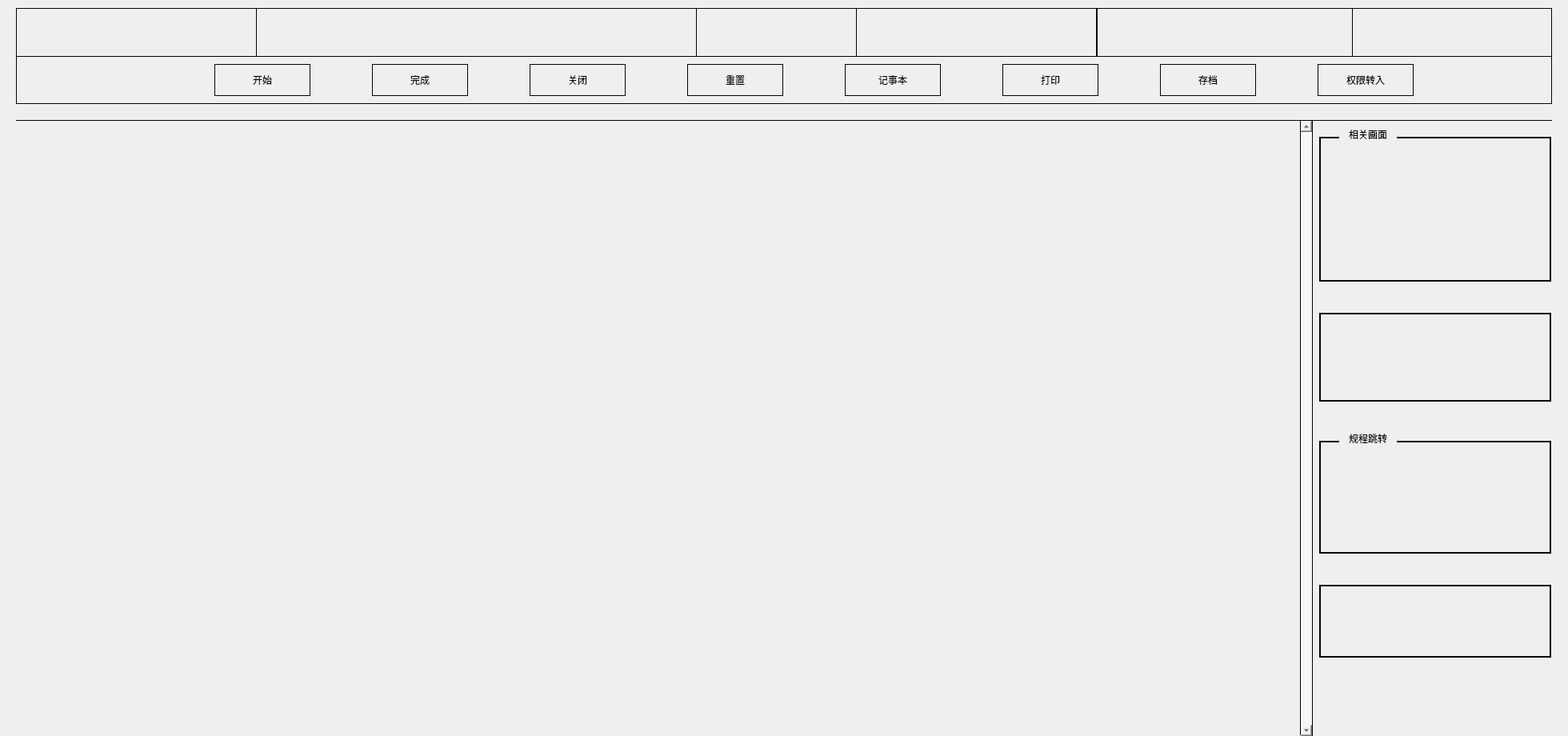
<?xml version="1.0" encoding="UTF-8"?>
<ui version="4.0">
 <class>NicContentWidget</class>
 <widget class="QWidget" name="NicContentWidget">
  <property name="geometry">
   <rect>
    <x>0</x>
    <y>0</y>
    <width>1960</width>
    <height>920</height>
   </rect>
  </property>
  <property name="minimumSize">
   <size>
    <width>1960</width>
    <height>920</height>
   </size>
  </property>
  <property name="maximumSize">
   <size>
    <width>1960</width>
    <height>920</height>
   </size>
  </property>
  <property name="windowTitle">
   <string>Form</string>
  </property>
  <layout class="QGridLayout" name="gridLayout">
   <property name="leftMargin">
    <number>10</number>
   </property>
   <property name="topMargin">
    <number>10</number>
   </property>
   <property name="rightMargin">
    <number>10</number>
   </property>
   <property name="bottomMargin">
    <number>0</number>
   </property>
   <property name="horizontalSpacing">
    <number>0</number>
   </property>
   <property name="verticalSpacing">
    <number>20</number>
   </property>
   <item row="1" column="0">
    <widget class="QFrame" name="frame_2">
     <property name="minimumSize">
      <size>
       <width>1920</width>
       <height>770</height>
      </size>
     </property>
     <property name="maximumSize">
      <size>
       <width>1920</width>
       <height>770</height>
      </size>
     </property>
     <property name="styleSheet">
      <string notr="true">border-top:1px solid rgb(0,0,0);</string>
     </property>
     <property name="frameShape">
      <enum>QFrame::StyledPanel</enum>
     </property>
     <property name="frameShadow">
      <enum>QFrame::Raised</enum>
     </property>
     <layout class="QGridLayout" name="gridLayout_2">
      <property name="leftMargin">
       <number>0</number>
      </property>
      <property name="topMargin">
       <number>0</number>
      </property>
      <property name="rightMargin">
       <number>0</number>
      </property>
      <property name="bottomMargin">
       <number>0</number>
      </property>
      <property name="spacing">
       <number>0</number>
      </property>
      <item row="0" column="0">
       <widget class="QScrollArea" name="scrollArea">
        <property name="minimumSize">
         <size>
          <width>1620</width>
          <height>770</height>
         </size>
        </property>
        <property name="maximumSize">
         <size>
          <width>1620</width>
          <height>770</height>
         </size>
        </property>
        <property name="styleSheet">
         <string notr="true">border-right:1px solid rgb(0,0,0);
border-top:0px;</string>
        </property>
        <property name="verticalScrollBarPolicy">
         <enum>Qt::ScrollBarAlwaysOn</enum>
        </property>
        <property name="horizontalScrollBarPolicy">
         <enum>Qt::ScrollBarAlwaysOff</enum>
        </property>
        <property name="widgetResizable">
         <bool>true</bool>
        </property>
        <widget class="QWidget" name="scrollAreaWidgetContents">
         <property name="geometry">
          <rect>
           <x>0</x>
           <y>0</y>
           <width>1608</width>
           <height>768</height>
          </rect>
         </property>
        </widget>
       </widget>
      </item>
      <item row="0" column="1">
       <widget class="QFrame" name="frame_3">
        <property name="minimumSize">
         <size>
          <width>300</width>
          <height>770</height>
         </size>
        </property>
        <property name="maximumSize">
         <size>
          <width>300</width>
          <height>770</height>
         </size>
        </property>
        <property name="styleSheet">
         <string notr="true">border-top:0px;
</string>
        </property>
        <property name="frameShape">
         <enum>QFrame::StyledPanel</enum>
        </property>
        <property name="frameShadow">
         <enum>QFrame::Raised</enum>
        </property>
        <widget class="QGroupBox" name="groupBox">
         <property name="geometry">
          <rect>
           <x>10</x>
           <y>10</y>
           <width>290</width>
           <height>191</height>
          </rect>
         </property>
         <property name="minimumSize">
          <size>
           <width>290</width>
           <height>0</height>
          </size>
         </property>
         <property name="styleSheet">
          <string notr="true">QGroupBox
{
border: 2px solid rgb(0, 0, 0);
margin-top:10px;
}

QGroupBox::title
{
subcontrol-origin:margin;
left:25px;
padding:0px 10px 0px 10px;
}
</string>
         </property>
         <property name="title">
          <string>相关画面</string>
         </property>
        </widget>
        <widget class="QGroupBox" name="groupBox_2">
         <property name="geometry">
          <rect>
           <x>10</x>
           <y>230</y>
           <width>290</width>
           <height>121</height>
          </rect>
         </property>
         <property name="minimumSize">
          <size>
           <width>290</width>
           <height>0</height>
          </size>
         </property>
         <property name="styleSheet">
          <string notr="true">QGroupBox
{
border: 2px solid rgb(0, 0, 0);
margin-top:10px;
}

QGroupBox::title
{
subcontrol-origin:margin;
left:25px;
padding:0px 10px 0px 10px;
}
</string>
         </property>
         <property name="title">
          <string/>
         </property>
        </widget>
        <widget class="QGroupBox" name="groupBox_3">
         <property name="geometry">
          <rect>
           <x>10</x>
           <y>390</y>
           <width>290</width>
           <height>151</height>
          </rect>
         </property>
         <property name="minimumSize">
          <size>
           <width>290</width>
           <height>0</height>
          </size>
         </property>
         <property name="styleSheet">
          <string notr="true">QGroupBox
{
border: 2px solid rgb(0, 0, 0);
margin-top:10px;
}

QGroupBox::title
{
subcontrol-origin:margin;
left:25px;
padding:0px 10px 0px 10px;
}
</string>
         </property>
         <property name="title">
          <string>规程跳转</string>
         </property>
        </widget>
        <widget class="QGroupBox" name="groupBox_4">
         <property name="geometry">
          <rect>
           <x>10</x>
           <y>570</y>
           <width>290</width>
           <height>101</height>
          </rect>
         </property>
         <property name="minimumSize">
          <size>
           <width>290</width>
           <height>0</height>
          </size>
         </property>
         <property name="styleSheet">
          <string notr="true">QGroupBox
{
border: 2px solid rgb(0, 0, 0);
margin-top:10px;
}

QGroupBox::title
{
subcontrol-origin:margin;
left:25px;
padding:0px 10px 0px 10px;
}
</string>
         </property>
         <property name="title">
          <string/>
         </property>
        </widget>
       </widget>
      </item>
     </layout>
    </widget>
   </item>
   <item row="0" column="0">
    <widget class="QFrame" name="frame">
     <property name="minimumSize">
      <size>
       <width>1920</width>
       <height>120</height>
      </size>
     </property>
     <property name="maximumSize">
      <size>
       <width>1920</width>
       <height>120</height>
      </size>
     </property>
     <property name="styleSheet">
      <string notr="true">border:1px solid rgb(0,0,0);</string>
     </property>
     <property name="frameShape">
      <enum>QFrame::StyledPanel</enum>
     </property>
     <property name="frameShadow">
      <enum>QFrame::Raised</enum>
     </property>
     <layout class="QGridLayout" name="gridLayout_3">
      <property name="leftMargin">
       <number>0</number>
      </property>
      <property name="topMargin">
       <number>0</number>
      </property>
      <property name="rightMargin">
       <number>0</number>
      </property>
      <property name="bottomMargin">
       <number>0</number>
      </property>
      <property name="spacing">
       <number>0</number>
      </property>
      <item row="1" column="0">
       <widget class="QWidget" name="widget_2" native="true">
        <property name="minimumSize">
         <size>
          <width>1920</width>
          <height>60</height>
         </size>
        </property>
        <property name="maximumSize">
         <size>
          <width>1920</width>
          <height>60</height>
         </size>
        </property>
        <property name="styleSheet">
         <string notr="true">border-bottom:0px;
border-left:0px;
border-right:0px;
border-top: 0px;
</string>
        </property>
        <widget class="QFrame" name="frame_10">
         <property name="geometry">
          <rect>
           <x>170</x>
           <y>0</y>
           <width>1661</width>
           <height>60</height>
          </rect>
         </property>
         <property name="minimumSize">
          <size>
           <width>60</width>
           <height>60</height>
          </size>
         </property>
         <property name="maximumSize">
          <size>
           <width>10000000</width>
           <height>60</height>
          </size>
         </property>
         <property name="styleSheet">
          <string notr="true"/>
         </property>
         <property name="frameShape">
          <enum>QFrame::StyledPanel</enum>
         </property>
         <property name="frameShadow">
          <enum>QFrame::Raised</enum>
         </property>
         <widget class="QPushButton" name="pushButton">
          <property name="geometry">
           <rect>
            <x>77</x>
            <y>10</y>
            <width>120</width>
            <height>40</height>
           </rect>
          </property>
          <property name="minimumSize">
           <size>
            <width>120</width>
            <height>40</height>
           </size>
          </property>
          <property name="maximumSize">
           <size>
            <width>120</width>
            <height>40</height>
           </size>
          </property>
          <property name="styleSheet">
           <string notr="true">border:1px solid rgb(0,0,0);</string>
          </property>
          <property name="text">
           <string>开始</string>
          </property>
         </widget>
         <widget class="QPushButton" name="pushButton_2">
          <property name="geometry">
           <rect>
            <x>274</x>
            <y>10</y>
            <width>120</width>
            <height>40</height>
           </rect>
          </property>
          <property name="minimumSize">
           <size>
            <width>120</width>
            <height>40</height>
           </size>
          </property>
          <property name="maximumSize">
           <size>
            <width>120</width>
            <height>40</height>
           </size>
          </property>
          <property name="styleSheet">
           <string notr="true">border:1px solid rgb(0,0,0);</string>
          </property>
          <property name="text">
           <string>完成</string>
          </property>
         </widget>
         <widget class="QPushButton" name="pushButton_3">
          <property name="geometry">
           <rect>
            <x>471</x>
            <y>10</y>
            <width>120</width>
            <height>40</height>
           </rect>
          </property>
          <property name="minimumSize">
           <size>
            <width>120</width>
            <height>40</height>
           </size>
          </property>
          <property name="maximumSize">
           <size>
            <width>120</width>
            <height>40</height>
           </size>
          </property>
          <property name="styleSheet">
           <string notr="true">border:1px solid rgb(0,0,0);</string>
          </property>
          <property name="text">
           <string>关闭</string>
          </property>
         </widget>
         <widget class="QPushButton" name="pushButton_4">
          <property name="geometry">
           <rect>
            <x>668</x>
            <y>10</y>
            <width>120</width>
            <height>40</height>
           </rect>
          </property>
          <property name="minimumSize">
           <size>
            <width>120</width>
            <height>40</height>
           </size>
          </property>
          <property name="maximumSize">
           <size>
            <width>120</width>
            <height>40</height>
           </size>
          </property>
          <property name="styleSheet">
           <string notr="true">border:1px solid rgb(0,0,0);</string>
          </property>
          <property name="text">
           <string>重置</string>
          </property>
         </widget>
         <widget class="QPushButton" name="pushButton_5">
          <property name="geometry">
           <rect>
            <x>865</x>
            <y>10</y>
            <width>120</width>
            <height>40</height>
           </rect>
          </property>
          <property name="minimumSize">
           <size>
            <width>120</width>
            <height>40</height>
           </size>
          </property>
          <property name="maximumSize">
           <size>
            <width>120</width>
            <height>40</height>
           </size>
          </property>
          <property name="styleSheet">
           <string notr="true">border:1px solid rgb(0,0,0);</string>
          </property>
          <property name="text">
           <string>记事本</string>
          </property>
         </widget>
         <widget class="QPushButton" name="pushButton_6">
          <property name="geometry">
           <rect>
            <x>1062</x>
            <y>10</y>
            <width>120</width>
            <height>40</height>
           </rect>
          </property>
          <property name="minimumSize">
           <size>
            <width>120</width>
            <height>40</height>
           </size>
          </property>
          <property name="maximumSize">
           <size>
            <width>120</width>
            <height>40</height>
           </size>
          </property>
          <property name="styleSheet">
           <string notr="true">border:1px solid rgb(0,0,0);</string>
          </property>
          <property name="text">
           <string>打印</string>
          </property>
         </widget>
         <widget class="QPushButton" name="pushButton_7">
          <property name="geometry">
           <rect>
            <x>1259</x>
            <y>10</y>
            <width>120</width>
            <height>40</height>
           </rect>
          </property>
          <property name="minimumSize">
           <size>
            <width>120</width>
            <height>40</height>
           </size>
          </property>
          <property name="maximumSize">
           <size>
            <width>120</width>
            <height>40</height>
           </size>
          </property>
          <property name="styleSheet">
           <string notr="true">border:1px solid rgb(0,0,0);</string>
          </property>
          <property name="text">
           <string>存档</string>
          </property>
         </widget>
         <widget class="QPushButton" name="pushButton_8">
          <property name="geometry">
           <rect>
            <x>1456</x>
            <y>10</y>
            <width>120</width>
            <height>40</height>
           </rect>
          </property>
          <property name="minimumSize">
           <size>
            <width>120</width>
            <height>40</height>
           </size>
          </property>
          <property name="maximumSize">
           <size>
            <width>120</width>
            <height>40</height>
           </size>
          </property>
          <property name="styleSheet">
           <string notr="true">border:1px solid rgb(0,0,0);</string>
          </property>
          <property name="text">
           <string>权限转入</string>
          </property>
         </widget>
        </widget>
       </widget>
      </item>
      <item row="0" column="0">
       <widget class="QWidget" name="widget" native="true">
        <property name="minimumSize">
         <size>
          <width>1920</width>
          <height>60</height>
         </size>
        </property>
        <property name="maximumSize">
         <size>
          <width>1920</width>
          <height>60</height>
         </size>
        </property>
        <property name="styleSheet">
         <string notr="true">border-bottom:1px solid rgb(0,0,0);
border-left:0px;
border-right:0px;
border-top: 0px;
</string>
        </property>
        <widget class="QFrame" name="frame_4">
         <property name="geometry">
          <rect>
           <x>0</x>
           <y>0</y>
           <width>300</width>
           <height>60</height>
          </rect>
         </property>
         <property name="minimumSize">
          <size>
           <width>300</width>
           <height>60</height>
          </size>
         </property>
         <property name="maximumSize">
          <size>
           <width>300</width>
           <height>60</height>
          </size>
         </property>
         <property name="styleSheet">
          <string notr="true">border-right:1px solid rgb(0,0,0);</string>
         </property>
         <property name="frameShape">
          <enum>QFrame::StyledPanel</enum>
         </property>
         <property name="frameShadow">
          <enum>QFrame::Raised</enum>
         </property>
        </widget>
        <widget class="QFrame" name="frame_5">
         <property name="geometry">
          <rect>
           <x>100</x>
           <y>0</y>
           <width>750</width>
           <height>60</height>
          </rect>
         </property>
         <property name="minimumSize">
          <size>
           <width>750</width>
           <height>60</height>
          </size>
         </property>
         <property name="maximumSize">
          <size>
           <width>750</width>
           <height>60</height>
          </size>
         </property>
         <property name="styleSheet">
          <string notr="true">border-right:1px solid rgb(0,0,0);</string>
         </property>
         <property name="frameShape">
          <enum>QFrame::StyledPanel</enum>
         </property>
         <property name="frameShadow">
          <enum>QFrame::Raised</enum>
         </property>
        </widget>
        <widget class="QFrame" name="frame_6">
         <property name="geometry">
          <rect>
           <x>850</x>
           <y>0</y>
           <width>200</width>
           <height>60</height>
          </rect>
         </property>
         <property name="minimumSize">
          <size>
           <width>200</width>
           <height>60</height>
          </size>
         </property>
         <property name="maximumSize">
          <size>
           <width>200</width>
           <height>60</height>
          </size>
         </property>
         <property name="styleSheet">
          <string notr="true">border-right:1px solid rgb(0,0,0);</string>
         </property>
         <property name="frameShape">
          <enum>QFrame::StyledPanel</enum>
         </property>
         <property name="frameShadow">
          <enum>QFrame::Raised</enum>
         </property>
        </widget>
        <widget class="QFrame" name="frame_7">
         <property name="geometry">
          <rect>
           <x>1050</x>
           <y>0</y>
           <width>300</width>
           <height>60</height>
          </rect>
         </property>
         <property name="minimumSize">
          <size>
           <width>300</width>
           <height>60</height>
          </size>
         </property>
         <property name="maximumSize">
          <size>
           <width>300</width>
           <height>60</height>
          </size>
         </property>
         <property name="styleSheet">
          <string notr="true">border-right:1px solid rgb(0,0,0);</string>
         </property>
         <property name="frameShape">
          <enum>QFrame::StyledPanel</enum>
         </property>
         <property name="frameShadow">
          <enum>QFrame::Raised</enum>
         </property>
        </widget>
        <widget class="QFrame" name="frame_8">
         <property name="geometry">
          <rect>
           <x>1350</x>
           <y>0</y>
           <width>320</width>
           <height>60</height>
          </rect>
         </property>
         <property name="minimumSize">
          <size>
           <width>320</width>
           <height>60</height>
          </size>
         </property>
         <property name="maximumSize">
          <size>
           <width>320</width>
           <height>60</height>
          </size>
         </property>
         <property name="styleSheet">
          <string notr="true">border-right:1px solid rgb(0,0,0);
border-left:1px solid rgb(0,0,0);</string>
         </property>
         <property name="frameShape">
          <enum>QFrame::StyledPanel</enum>
         </property>
         <property name="frameShadow">
          <enum>QFrame::Raised</enum>
         </property>
        </widget>
        <widget class="QFrame" name="frame_9">
         <property name="geometry">
          <rect>
           <x>1670</x>
           <y>0</y>
           <width>250</width>
           <height>60</height>
          </rect>
         </property>
         <property name="minimumSize">
          <size>
           <width>250</width>
           <height>60</height>
          </size>
         </property>
         <property name="maximumSize">
          <size>
           <width>250</width>
           <height>60</height>
          </size>
         </property>
         <property name="styleSheet">
          <string notr="true">border-right:1px solid rgb(0,0,0);</string>
         </property>
         <property name="frameShape">
          <enum>QFrame::StyledPanel</enum>
         </property>
         <property name="frameShadow">
          <enum>QFrame::Raised</enum>
         </property>
        </widget>
       </widget>
      </item>
     </layout>
    </widget>
   </item>
  </layout>
 </widget>
 <resources/>
 <connections/>
</ui>
